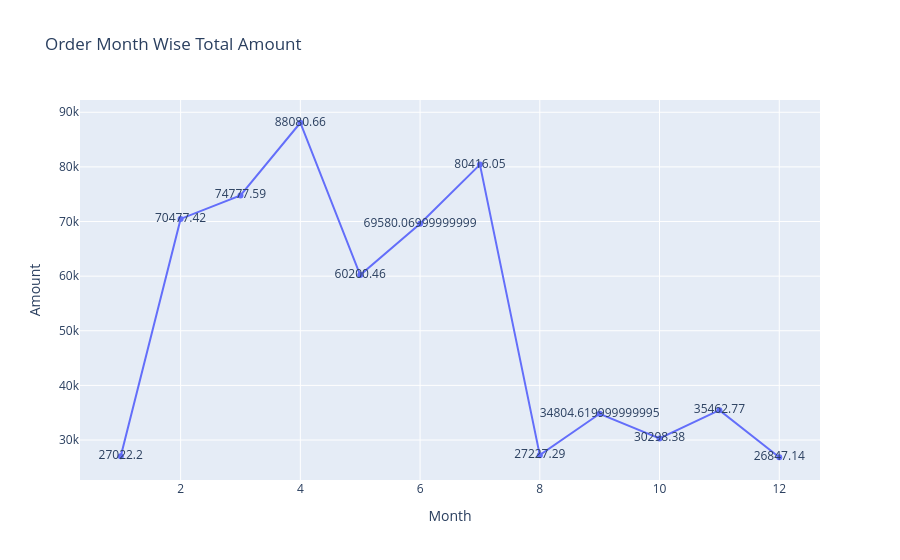

Source (notebook cell):
### Code cell
q5 = ca_orders.groupby(['Month'])['Amount'].sum().reset_index()
q5
fig = px.line(data_frame=q5, x='Month', y='Amount', title='Order Month Wise Total Amount',
             text='Amount')
fig.show()

### Figure 1 — Plotly figure (JSON) as saved in the notebook; plotly's stock layout.template omitted (floating-point values rounded to 4 significant figures)
{"data": [{"hovertemplate": "Month=%{x}<br>Amount=%{text}<extra></extra>", "legendgroup": "", "line": {"color": "#636efa", "dash": "solid"}, "marker": {"symbol": "circle"}, "mode": "lines+markers+text", "name": "", "orientation": "v", "showlegend": false, "text": [27020.0, 70480.0, 74780.0, 88080.0, 60200.0, 69580.0, 80420.0, 27230.0, 34800.0, 30300.0, 35460.0, 26850.0], "type": "scatter", "x": [1, 2, 3, 4, 5, 6, 7, 8, 9, 10, 11, 12], "xaxis": "x", "y": [27020.0, 70480.0, 74780.0, 88080.0, 60200.0, 69580.0, 80420.0, 27230.0, 34800.0, 30300.0, 35460.0, 26850.0], "yaxis": "y"}], "layout": {"legend": {"tracegroupgap": 0}, "title": {"text": "Order Month Wise Total Amount"}, "xaxis": {"anchor": "y", "domain": [0, 1], "title": {"text": "Month"}}, "yaxis": {"anchor": "x", "domain": [0, 1], "title": {"text": "Amount"}}}}
